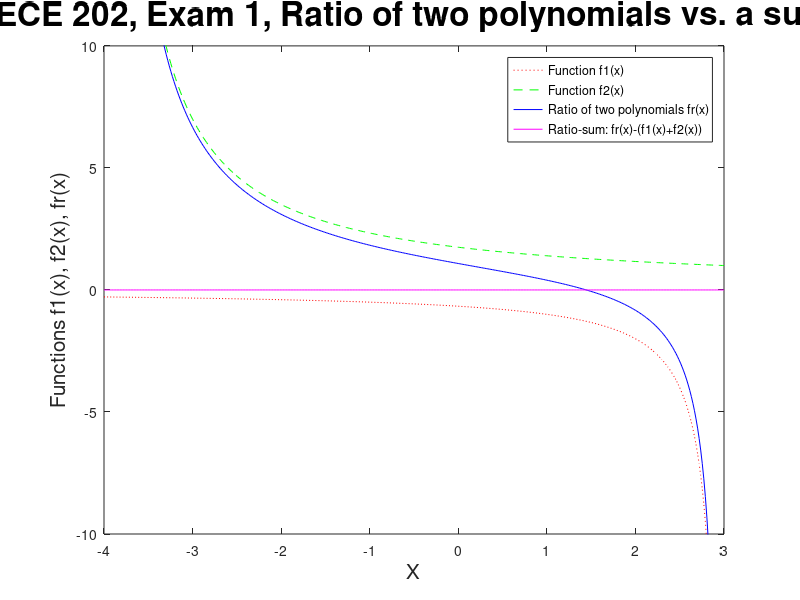

MATLAB code for this plot:
%Ethan LaFleur
%10/3/19
%ECE 202 Midterm 1
%Short description: We see if a sum of terms can be rewritten as a ratio of
% polynomials

clear
clc
clf

%----- Calculations/Givens -----%
xmin = -3.99999; %Value to avoid is -4 so we set the min to something very close to it
xmax = 2.999999; %Value to avoid is 3 so we set the max to be something close 
x = linspace(xmin, xmax, 400); %generates points for x
f1x = 2./(x-3); %Creates f1(x) function
f2x = 7./(x+4); %Creates f2(x) function
fxr = (9*x-13)./(x.^2+x-12); %Creates fr(x) function in ratio of two polynomials form

%----- Checks -----%

check1 = fxr-(f1x+f2x); %Checks difference between the sum of the two given functions and the ratio of the two polynomials. Should be an array of zeroes.
check2 = sum(abs(check1)) %Adds up all absolute values in check1 matrix to see how close it is to 0. Should come out close to 0.

%----- Plotting -----%

plot(x, f1x, 'r:', x, f2x, 'g--', x, fxr, 'b', x, check1, 'm') %Plots all four functions
ylim([-10 10]) %sets limits of y axis
legend('Function f1(x)', 'Function f2(x)', 'Ratio of two polynomials fr(x)', 'Ratio-sum: fr(x)-(f1(x)+f2(x))') %adds a legend
title('ECE 202, Exam 1, Ratio of two polynomials vs. a sum', 'FontSize', 24) %Gives the graph a title
xlabel('X', 'FontSize', 15) %Sets label for x axis
ylabel('Functions f1(x), f2(x), fr(x)', 'FontSize', 15) %set label for y axis

%The reason that we need to avoid these 2 numbers are because it makes the
%graph undefined at this point. If it makes the graph undefined at these
%points and we ask matlab to graph it, it could cause some errors like
%possibly a long wait time or it may not graph the whole figure period.